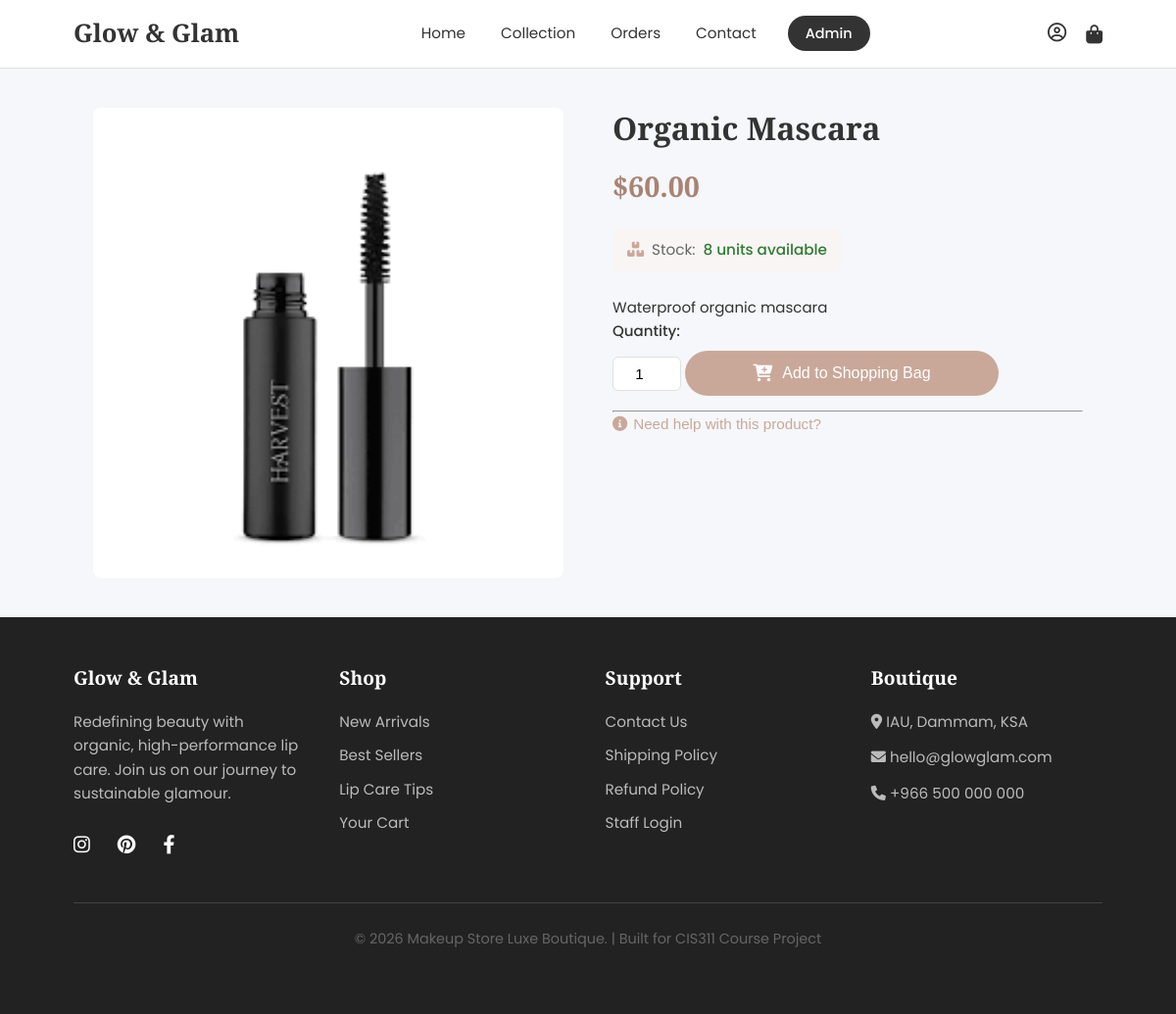
The app's page /product_details.php?id=3 with its own data.
### tables this page shows
CREATE TABLE `products` (
  `product_id` int(11) NOT NULL,
  `name` varchar(100) NOT NULL,
  `description` text DEFAULT NULL,
  `price` decimal(10,2) NOT NULL,
  `stock` int(11) NOT NULL,
  `image_name` varchar(255) NOT NULL,
  `category_id` int(11) DEFAULT NULL,
  `skin_type` varchar(50) DEFAULT NULL
);

### product_details.php (the view, shortened to what this page needs)
<?php
include('includes/header.php');
$product = null;
$id = isset($_GET['id']) ? (int)$_GET['id'] : 0;
if ($id > 0) {
    $stmt = $conn->prepare("SELECT * FROM products WHERE product_id = ?");
    $stmt->bind_param("i", $id);
    $stmt->execute();
    $result = $stmt->get_result();
    if ($result->num_rows > 0) {
        $product = $result->fetch_assoc();
    }
}
?>
<div class="container">
    <div class="details-container">
        <div class="details-image">
            <img src="assets/uploads/<?php echo htmlspecialchars($product['image_name']); ?>" alt="<?php echo htmlspecialchars($product['name']); ?>">
        </div>
        <div class="details-info">
            <h1><?php echo htmlspecialchars($product['name']); ?></h1>
            <p class="price">$<?php echo number_format($product['price'], 2); ?></p>
            <div class="stock-status">
                <i class="fas fa-boxes"></i>
                Stock: <span class="<?php echo ($product['stock'] > 0) ? 'stock-available' : 'stock-low'; ?>">
                    <?php echo ($product['stock'] > 0) ? $product['stock'] . ' units available' : 'Out of Stock'; ?>
                </span>
            </div>
            <p class="product-description">
                <?php echo nl2br(htmlspecialchars($product['description'])); ?>
            </p>
            <form method="POST" id="addToCartForm">
                <label for="quantity">Quantity:</label>
                <input type="number" name="quantity" id="quantity" class="qty-input" value="1" min="1" max="<?php echo $product['stock']; ?>">
                <button type="submit" name="add_to_cart" class="btn-cart" <?php echo ($product['stock'] <= 0) ? 'disabled' : ''; ?>>
                    <i class="fas fa-cart-plus"></i>
                    <?php echo ($product['stock'] <= 0) ? 'Out of Stock' : 'Add to Shopping Bag'; ?>
                </button>
            </form>
            <hr>
            <button type="button" onclick="openHelp()" class="help-btn">
                <i class="fas fa-info-circle"></i> Need help with this product?
            </button>
        </div>
    </div>
</div>
<?php include('includes/footer.php'); ?>

### assets/css/style.css (style rules this page uses)
:root { --primary: #c9a89a; --primary-dark: #a88474; --secondary: #f9f5f5; --text-dark: #333333; --text-light: #666666; --white: #ffffff; --border-color: #e0e0e0; --shadow: 0 4px 12px rgba(0, 0, 0, 0.08); --container-width: 1100px; --header-height: 70px; --border-radius: 8px; --transition: 0.25s ease; }
*, *::before, *::after { margin: 0; padding: 0; box-sizing: border-box; }
body { font-family: 'Poppins', sans-serif; font-size: 15px; line-height: 1.6; color: var(--text-dark); background: var(--white); }
h1, h2, h3, h4 { font-family: 'Playfair Display', serif; font-weight: 600; line-height: 1.3; margin-bottom: 0.5em; color: var(--text-dark); }
img { max-width: 100%; height: auto; display: block; }
.container { width: 90%; max-width: var(--container-width); margin: 0 auto; padding: 0 15px; }
.details-container { display: grid; grid-template-columns: 1fr 1fr; gap: 50px; padding: 40px 20px; margin-top: var(--header-height); align-items: start; }
.details-image { background: var(--secondary); border-radius: var(--border-radius); overflow: hidden; position: sticky; top: 100px; }
.details-image img { width: 100%; height: auto; aspect-ratio: 1/1; object-fit: cover; display: block; }
.details-info h1 { font-size: 2rem; margin-bottom: 10px; }
.details-info .price { font-family: 'Playfair Display', serif; font-size: 1.8rem; font-weight: 700; color: var(--primary-dark); margin: 15px 0 20px; }
.stock-status { display: flex; align-items: center; gap: 8px; font-size: 0.95rem; color: var(--text-light); margin-bottom: 25px; padding: 10px 15px; background: var(--secondary); border-radius: 6px; width: fit-content; }
.stock-status i { color: var(--primary); }
.stock-available { color: #2e7d32; font-weight: 500; }
.details-info label[for="quantity"] { font-weight: 500; color: var(--text-dark); display: block; margin-bottom: 8px; }
.qty-input { width: 80px; padding: 10px 15px; border: 1px solid var(--border-color); border-radius: 6px; font-size: 1rem; text-align: center; margin-bottom: 20px; transition: var(--transition); }
.btn-cart { display: inline-flex; align-items: center; justify-content: center; gap: 10px; width: 100%; max-width: 320px; padding: 14px 25px; background: var(--primary); color: var(--white); border: none; border-radius: 50px; font-size: 1rem; font-weight: 500; cursor: pointer; transition: var(--transition); }
.btn-cart i { font-size: 1.1rem; }
.details-info button[onclick="openHelp()"] { display: inline-flex; align-items: center; gap: 6px; background: none; border: none; color: var(--primary); cursor: pointer; font-weight: 500; font-size: 0.95rem; padding: 0; transition: var(--transition); }
.qty-input { width: 70px; padding: 8px 12px; border: 1px solid var(--border-color); border-radius: 6px; font-size: 0.95rem; text-align: center; transition: var(--transition); }
html { scroll-behavior: smooth; }
body { background: #f5f7fa; font-family: 'Poppins', sans-serif; color: var(--text-dark); }

### records on screen
products: image_name (picture), name "Organic Mascara", price "60.00", stock "8", description "Waterproof organic mascara"
